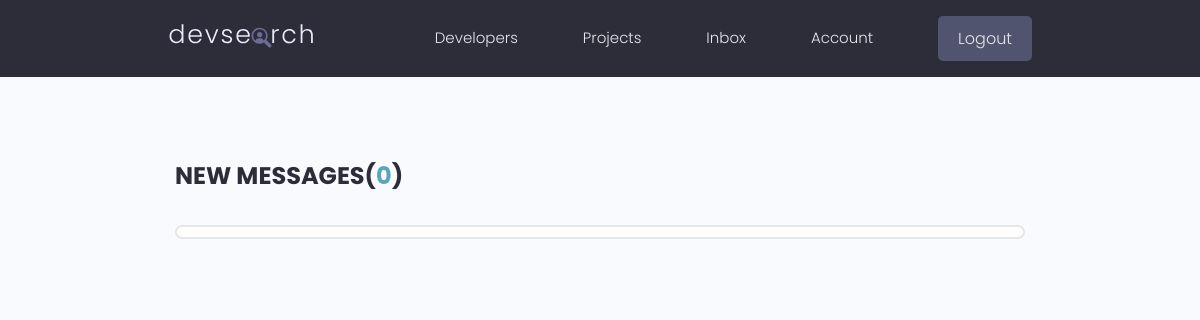
Before: /inbox/ (signed in) with the older database file.
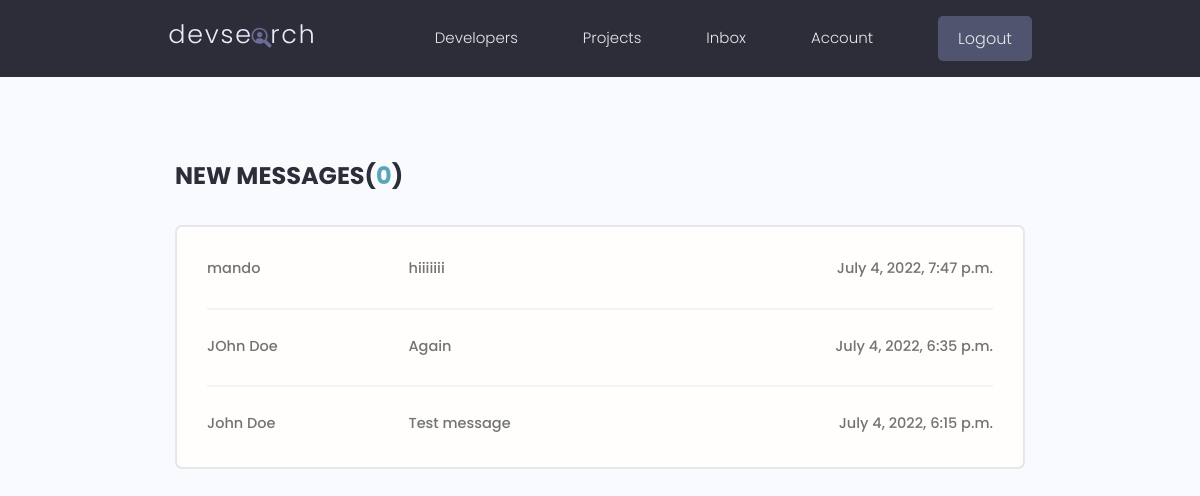
After: the same page with the newer database file.
### users/models.py (models this page shows, shortened)
class Message(models.Model) :
    sender= models.ForeignKey(Profile,on_delete=models.SET_NULL,null=True)
    recipient=models.ForeignKey(Profile, on_delete=models.SET_NULL,null=True,related_name="messages")
    name=models.CharField(max_length=200,null=True,blank=True)
    email=models.CharField(max_length=200,null=True,blank=True)
    subject=models.CharField(max_length=200,null=True,blank=True)
    body=models.TextField()
    is_read=models.BooleanField(default=False,null=True)
    created=models.DateTimeField(auto_now_add=True)
    id=models.UUIDField(default=uuid.uuid4,unique=True,primary_key=True,editable=False)
    class Meta :
        ordering = ['is_read','-created']

### users/views.py (the view)
# urls.py: path('inbox/',views.inbox,name="inbox"),
@login_required(login_url='login')
def inbox(request) :
    profile=request.user.profile
    messageRequests= profile.messages.all()
    unreadCount=messageRequests.filter(is_read=False).count()
    context={'messageRequests':messageRequests,'unreadCount' :unreadCount}
    return render(request,'users/inbox.html',context)

### users/templates/users/inbox.html
{% extends 'main.html' %}
{% block content %}
<main class="inbox my-xl">
  <div class="content-box">
    <h3 class="inbox__title">New Messages(<span>{{unreadCount}}</span>)</h3>
    <ul class="messages">
      {% for message in messageRequests %}
      {% if message.is_read == False %}
      <li class="message message--unread">
        {% else %}
      <li class="message">
        {% endif %}
        <a href="{% url 'message' message.id %}">
          <span class="message__author">{{message.name}}</span>
          <span class="message__subject">{{message.subject}}</span>
          <span class="message__date">{{message.created}}</span>
        </a>
      </li>
      {% endfor %}
    </ul>
  </div>
</main>
{% endblock content %}

Changed rows visible on the page:
added Message: name "mando", subject "hiiiiiii", created "July 4, 2022, 7:47 p.m."
added Message: name "JOhn Doe", subject "Again", created "July 4, 2022, 6:35 p.m."
added Message: name "John Doe", subject "Test message", created "July 4, 2022, 6:15 p.m."
